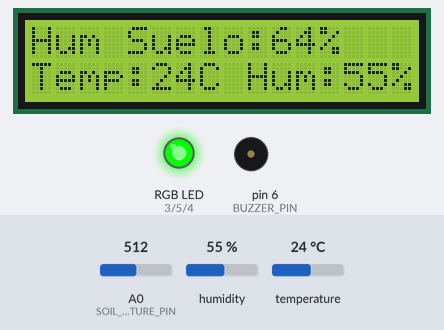
Recording of a sketch running on a simulated Arduino Uno, built with avr-gcc and run on an emulated ATmega328P. Parts: 16×2 character LCD, an RGB LED mixed from three pins (HIGH = lit), buzzer (waves = sounding, pin HIGH). The inputs (shaded band) are chosen by the test bench; at power-on: A0 (SOIL_MOISTURE_PIN) = 512, humidity 55 %, temperature 24 °C. What the sketch prints to the serial monitor is not drawn.

Above: at 1.2 s.
1.3 s: A0 (SOIL_MOISTURE_PIN) set to 370
At 3.5 s:
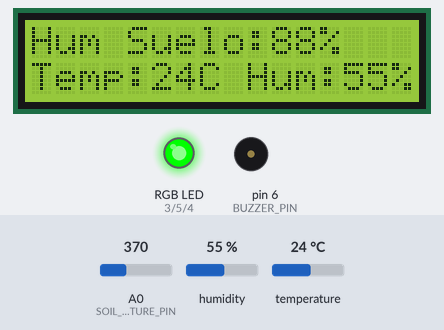
4.1 s: A0 (SOIL_MOISTURE_PIN) set to 341
At 4.7 s:
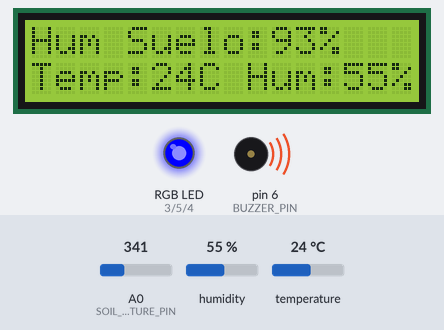
6.9 s: A0 (SOIL_MOISTURE_PIN) set to 900
At 9.5 s:
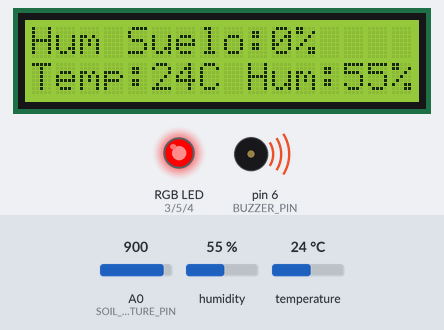
9.8 s: humidity set to 22 %
At 11.8 s:
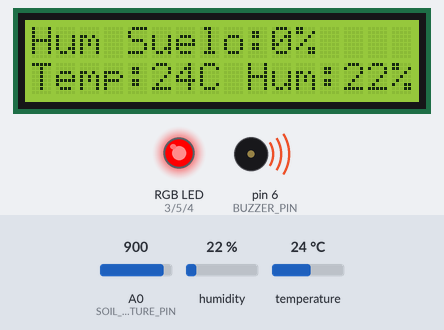
12.6 s: temperature set to 12 °C
At 15.4 s:
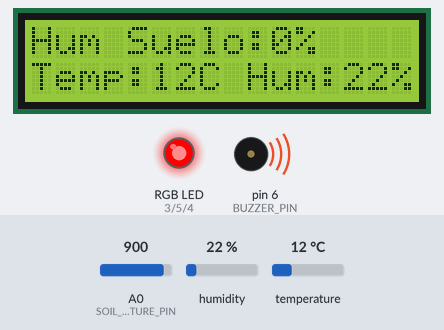
16.0 s: humidity set to 40 %
At 17.7 s:
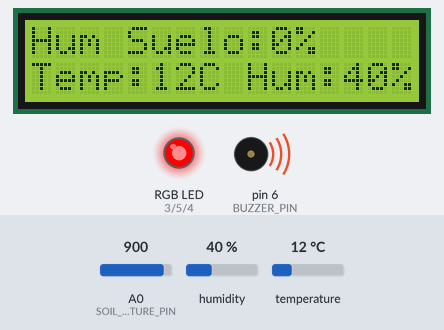
Timing chart, 0 to 19.2 s (numbered marks = the images above; inputs shaded):
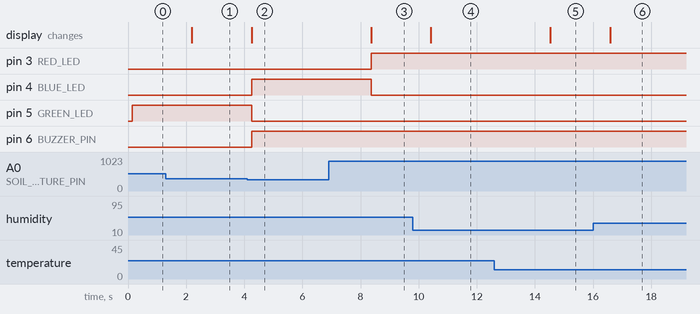

The sketch:

Main.ino
```cpp
#include <Wire.h>
#include <LiquidCrystal_I2C.h>
#include <dht11.h>

// LCD configuration
LiquidCrystal_I2C lcd(0x27, 16, 2);

// DHT Sensor
dht11 DHT;

// Pin definitions
#define SOIL_MOISTURE_PIN A0   // Soil Moisture Sensor
#define DHT_PIN 2              // DHT11 Sensor
#define BUZZER_PIN 6           // Buzzer

// RGB LED (Common Cathode)
#define RED_LED 3              // Red
#define GREEN_LED 5            // Green
#define BLUE_LED 4             // Blue

void setup() {
  Serial.begin(9600);

  pinMode(SOIL_MOISTURE_PIN, INPUT);
  pinMode(BUZZER_PIN, OUTPUT);
  pinMode(RED_LED, OUTPUT);
  pinMode(GREEN_LED, OUTPUT);
  pinMode(BLUE_LED, OUTPUT);

  // Initialize LCD Display
  lcd.init();
  lcd.backlight();

  lcd.clear();
  lcd.setCursor(0,0);
  lcd.print("Sistema");
  lcd.setCursor(0,1);
  lcd.print("Inicializado");

}

void loop() {
  // Read Raw Soil Moisture Value
  int moistureValue = analogRead(SOIL_MOISTURE_PIN);
  Serial.print("Raw Moisture Value: ");
  Serial.println(moistureValue);

  // Adjust Mapping Based on Real Readings
  moistureValue = constrain(moistureValue, 300, 900); // Limita a 300–900
  int moisturePercentage = map(moistureValue, 900, 300, 0, 100); // 900=0%, 300=100%

  // Read Temperature & Humidity
  DHT.read(DHT_PIN);
  float temperature = DHT.temperature;
  float humidity = DHT.humidity;

  // Print values in Serial Monitor
  Serial.print("Moisture: "); Serial.print(moisturePercentage); Serial.println("%");
  Serial.print("Temperature: "); Serial.print(temperature); Serial.println(" °C");
  Serial.print("Humidity: "); Serial.print(humidity); Serial.println(" %");

  // Display Sensor Data LCD
  lcd.clear();
  lcd.setCursor(0,0);
  lcd.print("Hum Suelo:");
  lcd.print(moisturePercentage);
  lcd.print("%");
  lcd.setCursor(0,1);
  lcd.print("Temp:");
  lcd.print(round(temperature));
  lcd.print("C");
  lcd.print(" Hum:");
  lcd.print(round(humidity));
  lcd.print("%");

  // LED & Buzzer Alerts
  if (moisturePercentage < 30) { // Suelo muy seco
    digitalWrite(RED_LED, HIGH);
    digitalWrite(GREEN_LED, LOW);
    digitalWrite(BLUE_LED, LOW);
    digitalWrite(BUZZER_PIN, HIGH);
  } else if (moisturePercentage > 90) { // Suelo demasiado húmedo
    digitalWrite(RED_LED, LOW);
    digitalWrite(GREEN_LED, LOW);
    digitalWrite(BLUE_LED, HIGH);
    digitalWrite(BUZZER_PIN, HIGH);
  } else { // Nivel adecuado
    digitalWrite(RED_LED, LOW);
    digitalWrite(GREEN_LED, HIGH);
    digitalWrite(BLUE_LED, LOW);
    digitalWrite(BUZZER_PIN, LOW);
  }

  delay(2000);  // Refresh every 2 seconds
}
```

Measured:
- the behaviour switches between 355 and 354 on A0 (SOIL_MOISTURE_PIN) (found by bisection; images 1 and 2)
- after the input at 1.3 s, the display: changes after 0.90 s (image 1)
- after the input at 4.1 s, pin 4 (BLUE_LED), pin 6 (BUZZER_PIN): LOW → HIGH after 0.16 s; pin 5 (GREEN_LED): HIGH → LOW after 0.16 s; the display: changes after 0.16 s (image 2)
- after the input at 6.9 s, pin 3 (RED_LED): LOW → HIGH after 1.5 s; pin 4 (BLUE_LED): HIGH → LOW after 1.5 s; the display: changes after 1.5 s (image 3)
- after the input at 9.8 s, the display: changes after 0.62 s (image 4)
- after the input at 12.6 s, the display: changes after 1.9 s (image 5)
- after the input at 16.0 s, the display: changes after 0.59 s (image 6)
